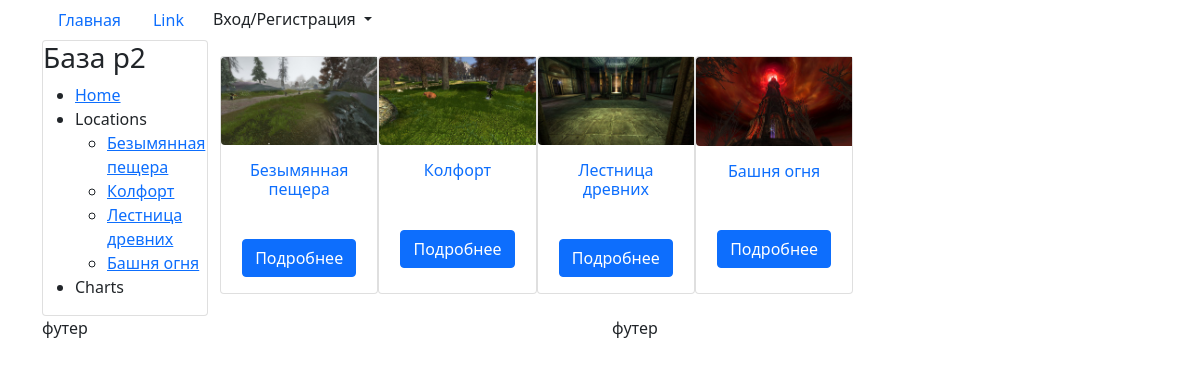
The app's page /, older data.
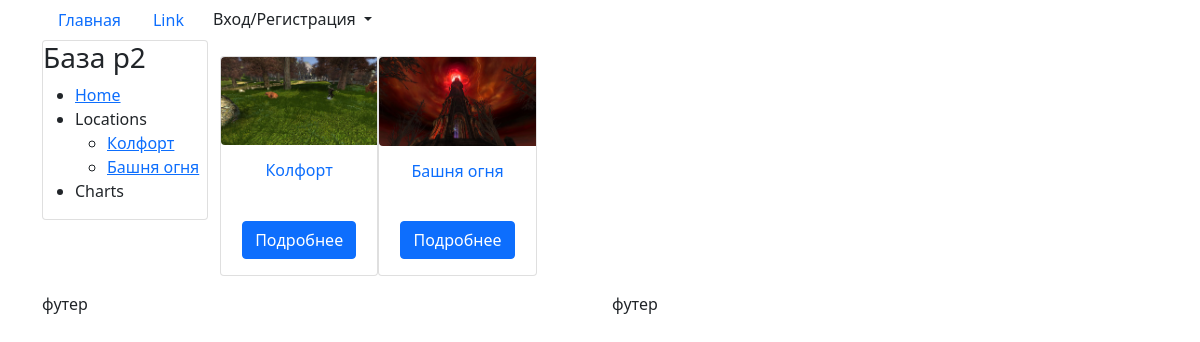
The same page, newer data.
### items/models.py (models this page shows, shortened)
class Location(models.Model):
    title = models.CharField(verbose_name="Название", max_length=150)
    local_img = models.ImageField("Изображение",
                                  upload_to="media/locations",
                                  default=DEFAULT_IMG)
    url = models.SlugField("Ссылка", max_length=250, unique=True)
    user = models.ForeignKey(User,
                             verbose_name="Пользователь",
                             on_delete=models.CASCADE)
    class Meta:
        verbose_name = "Локация"
        verbose_name_plural = "Локации"

### items/views.py (the view)
# urls.py: path('', views.LocationsView.as_view(), name="home"),
class LocationsView(ListView):
    model = Location
    template_name = 'items/index.html'
    context_object_name = 'locations'
    def get_context_data(self, **kwargs):
        context = super().get_context_data(**kwargs)
        context['title'] = 'Главная страница'
        return context

### items/templates/items/index.html (shortened to what this page needs)
{% extends 'base.html' %}
{% load static %}
{% block content %}
    <div class="col-md-12">
        <div class="row">
            {% for location in locations %}
  <div class="card col-md-2 p-0 mb-3 mt-3">
            <img src="{{ location.local_img.url }}" alt="image" class="img-fluid rounded-start" />
            <div class="card-body text-center">
                <h6 class="card-title"> <a href="location/{{ location.url }}" class="text-decoration-none">
                {{location.title}}  </a></h5>
            </div>
            <div class="card-body text-center">
            <a href="/location/{{ location.url }}" class="btn btn-primary">Подробнее</a>
           </div>
        </div>
    {% endfor %}
    </div>
</div>
{% endblock content %}

### items/templates/base.html (shortened to what this page needs)
{% load static %}
<!DOCTYPE html>
<html>
<head>
<link href="https://cdn.jsdelivr.net/npm/bootstrap@5.0.2/dist/css/bootstrap.min.css" rel="stylesheet">
</head>
<body>
    <div class="container">
        {% include 'include/header.html' %}
        <div class="row">
            <div class="col-sm-2">
                {% include 'include/left_side.html' %}
            </div>
            <div class="col-sm-10">
                {% block content %}
                {% endblock content %}
            </div>
          </div>
          {% include 'include/footer.html' %}
        </div>
</body>
</html>

### items/templates/include/header.html (shortened to what this page needs)
<div class="dropdown">
<ul class="nav nav-pills">
    <li class="nav-item">
      <a class="nav-link" aria-current="page" href="/admin">Главная</a>
    </li>
    <li class="nav-item">
      <a class="nav-link" href="#">Link</a>
    </li>
    {% if request.user.is_authenticated %}
        <a class="btn dropdown-toggle" href="#" role="button" id="dropdownMenuLink" data-bs-toggle="dropdown" aria-expanded="false">
        {{ user.username }}
        </a>
      <ul class="dropdown-menu" aria-labelledby="dropdownMenuLink">
        <li><a class="dropdown-item" href="{% url 'createlocation' %}">Добавить локацию</a></li>
        <li>
          {% for location in locations %}
          <a class="dropdown-item" href="{% url 'createmonster' location.url  %}">Добавить монстра</a> {% endfor %} </li>
        <li><a class="dropdown-item" href="{% url 'createitem' %}">Добавить предмет</a></li>
        <li>
            <form action="{% url 'logoutuser' %}" method="POST">
                {% csrf_token %}
                <li><button type="submit" class="btn btn-light">Выйти</button></li>
                </form>
           </li>
      </ul>
      {% else %}
      <a class="btn dropdown-toggle" href="#" role="button" id="dropdownMenuLink" data-bs-toggle="dropdown" aria-expanded="false">
        Вход/Регистрация
        </a>
    {% endif %}
  </ul>
  </div>

### items/templates/include/left_side.html (shortened to what this page needs)
<div class="card">
    <div class="header">
      <h3>База р2 </h3>
    </div>
    <div class="body">
      <ul>
        <li><a href="{% url 'home' %}"> Home</a></li>
        <li> Locations
          <ul>
              {% for location in locations %}
            <li><a href="{% url 'location_detail' location.url %}">  {{ location.title }}</a></li>
            {% endfor %}
          </ul>
        </li>
        <li> Charts</li>
      </ul>
    </div>
  </div>

### items/templates/include/footer.html
<div class="row">
    <div class="col-6">футер</div>
    <div class="col-6">футер</div>
  </div>

Row changes from the older to the newer data that the page shows:
removed Location: title "Безымянная пещера", local_img (picture)
removed Location: title "Лестница древних", local_img (picture)
